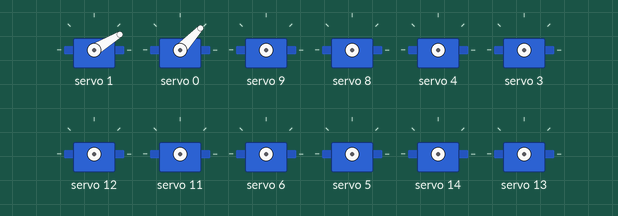
A sketch run on a simulated ESP32. Parts: 12 × servo.

Above: at 0.05 s.
At 2.2 s:
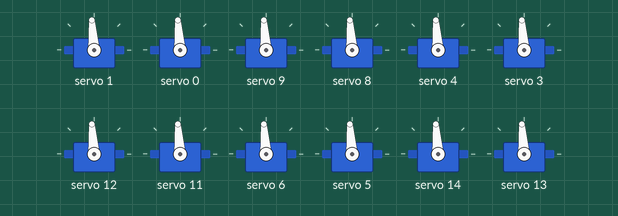
Timing chart, 0 to 5.1 s (numbered marks = the images above):
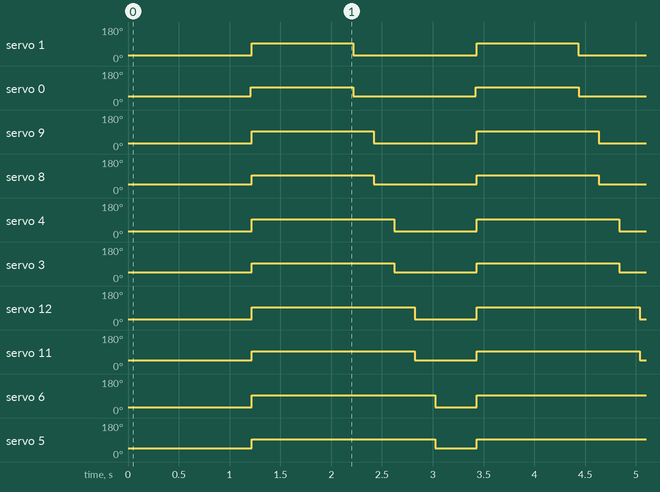

Measured:
- by itself, servo 1: alternates 94° for 1.0 s and 31° for 1.2 s
- by itself, servo 0: alternates 94° for 1.0 s and 47° for 1.2 s
- by itself, servo 9: alternates 94° for 1.2 s and 31° for 1.0 s
- by itself, servo 8: alternates 94° for 1.2 s and 47° for 1.0 s
- by itself, servo 4: alternates 94° for 1.4 s and 31° for 0.81 s
- by itself, servo 3: alternates 94° for 1.4 s and 47° for 0.81 s
- by itself, servo 12: alternates 94° for 1.6 s and 31° for 0.61 s
- by itself, servo 11: alternates 94° for 1.6 s and 47° for 0.61 s

The sketch:

sketch.ino
```cpp
#include <Wire.h>
#include <Adafruit_PWMServoDriver.h>

#define SERVO_MIN 110  // Minimum pulse length count
#define SERVO_MAX 510  // Maximum pulse length count

Adafruit_PWMServoDriver pwm = Adafruit_PWMServoDriver();

// Servo channel definitions
#define lcA 0
#define lfA 1
#define ltA 2
#define lcB 3
#define lfB 4
#define ltB 30
#define lcC 5
#define lfC 6
#define ltC 7
#define rcA 8
#define rfA 9
#define rtA 10
#define rcB 11
#define rfB 12
#define rtB 31
#define rcC 13
#define rfC 14
#define rtC 15

void setup() {
  pwm.begin();
  pwm.setPWMFreq(50); // Set frequency to 50 Hz for servos
}

// Move servo to specific angle
void setServoAngle(int channel, int angle) {
  int pulse = map(angle, 0, 180, SERVO_MIN, SERVO_MAX);
  pwm.setPWM(channel, 0, pulse);
}

// Walking gait function
void walkGait() {
  // Example walking gait sequence
  // Step 1: Lift and move left front leg
  setServoAngle(lfA, 30);
  setServoAngle(lcA, 45);
  delay(200);

  // Step 2: Move right front leg
  setServoAngle(rfA, 30);
  setServoAngle(rcA, 45);
  delay(200);

  // Step 3: Move left middle leg
  setServoAngle(lfB, 30);
  setServoAngle(lcB, 45);
  delay(200);

  // Step 4: Move right middle leg
  setServoAngle(rfB, 30);
  setServoAngle(rcB, 45);
  delay(200);

  // Step 5: Move left rear leg
  setServoAngle(lfC, 30);
  setServoAngle(lcC, 45);
  delay(200);

  // Step 6: Move right rear leg
  setServoAngle(rfC, 30);
  setServoAngle(rcC, 45);
  delay(200);

  // Reset legs to neutral positions
  resetLegs();
}

// Reset all servos to neutral position
void resetLegs() {
  for (int i = 0; i < 16; i++) {
    setServoAngle(i, 90); // Set to neutral position
  }
}

void loop() {
  walkGait();
  delay(1000); // Delay between cycles
}
```
